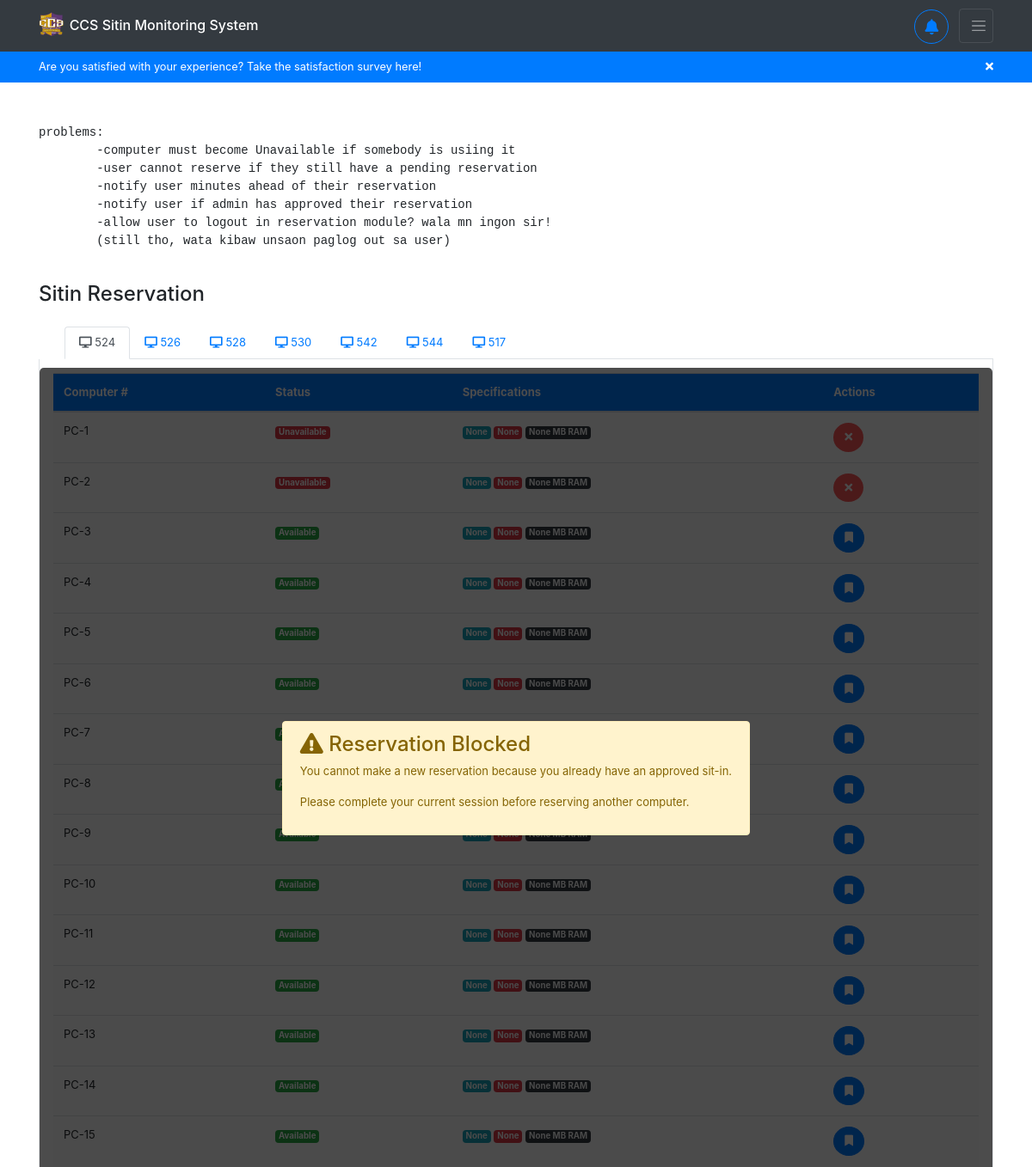
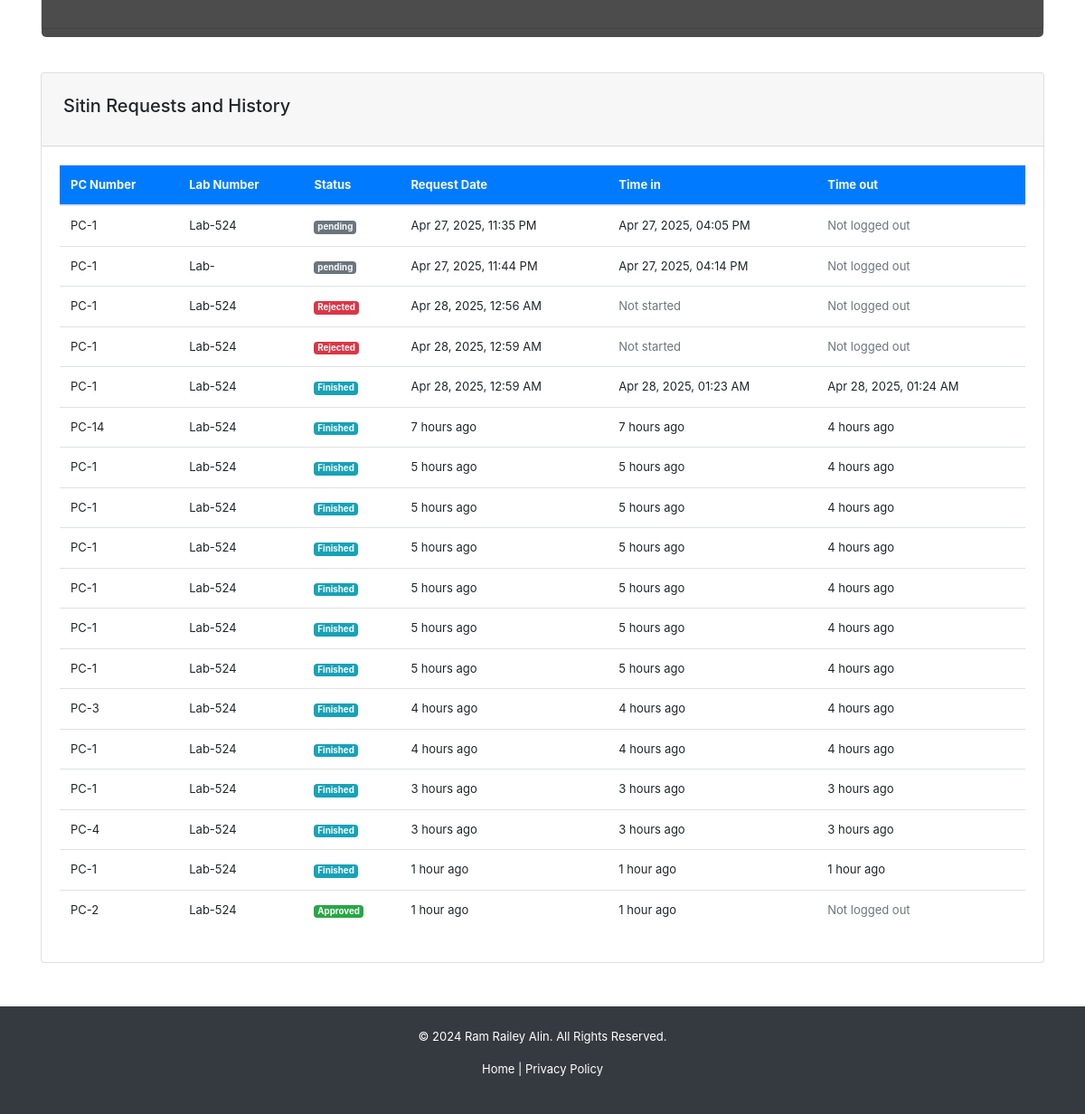
Page /reservations/ (signed in) on the committed database (2 pictures, top to bottom).
### reservations/models.py (models this page shows, shortened)
class LabRoom(models.Model):
    room_number = models.IntegerField(null=True, blank=True)
    name = models.CharField(max_length=50, blank=True, null=True)
    description = models.CharField(max_length=255, blank=True, null=True)
    capacity = models.IntegerField(null=True, blank=True)
    is_available = models.BooleanField(default=False, blank=True, null=True)
    administrated_by = models.ForeignKey(User, on_delete=models.SET_NULL, null=True, blank=True, limit_choices_to={ 'is_superuser': True })

class Computer(models.Model):
    pc_number = models.IntegerField(null=True, blank=True)
    operating_system = models.CharField(max_length=50, blank=True, null=True)
    processor = models.CharField(max_length=50, blank=True, null=True)
    ram_amount_in_mb = models.IntegerField(null=True, blank=True)
    is_available = models.BooleanField(default=False, blank=True, null=True)
    installed_at = models.DateTimeField(blank=True, null=True, auto_now_add=True)
    lab_room = models.ForeignKey(LabRoom, on_delete=models.CASCADE)

class SitinRequest(models.Model):
    lab_room = models.ForeignKey(LabRoom, on_delete=models.SET_NULL, null=True, blank=True)
    pc = models.ForeignKey(Computer, on_delete=models.SET_NULL, null=True, blank=True)
    sitin = models.ForeignKey(Sitin, on_delete=models.CASCADE)
    request_date = models.DateTimeField(auto_now_add=True)

### sitins/models.py (models this page shows, shortened)
class Sitin(models.Model):
    purpose = models.CharField(max_length=255, choices=SITIN_PURPOSE_CHOICES, blank=True, null=True)
    programming_language = models.CharField(max_length=255, choices=PROGRAMMING_LANGUAGE_CHOICES, blank=True, null=True)
    lab_room = models.CharField(max_length=50, choices=LAB_ROOM_CHOICES, blank=True, null=True)
    sitin_details = models.TextField(blank=True, null=True)
    status = models.CharField(max_length=50, choices=SITIN_STATUS_CHOICES, default="none") # none, approved, denied
    request_date = models.DateTimeField(null=True, blank=True)
    sitin_date = models.DateTimeField(null=True, blank=True)
    logout_date = models.DateTimeField(null=True, blank=True)
    feedback = models.TextField(blank=True, null=True)
    is_rewarded = models.BooleanField(blank=True, null=True, default=False)
    user = models.ForeignKey(User, on_delete=models.CASCADE)

### reservations/views.py (the view)
# urls.py: path('', views.reservation, name='reservations-index'),
@login_required
def reservation(request):
    if request.user.is_authenticated:
        labrooms = LabRoom.objects.prefetch_related('computer_set').all()
        sitinrequests = SitinRequest.objects.select_related(
            'sitin',
            'pc',
            'lab_room'
        ).filter(sitin__user=request.user)
        user_has_approved_sitin = request.user.sitin_set.filter(status='approved').exists()
        return render(
            request,
            'reservations/pages/reservation.html',
            context={
                'labrooms': labrooms,
                'sitinrequests': sitinrequests,
                'user_has_approved_sitin': user_has_approved_sitin,
                'SITIN_PURPOSE_CHOICES': SITIN_PURPOSE_CHOICES,
                'PROGRAMMING_LANGUAGE_CHOICES': PROGRAMMING_LANGUAGE_CHOICES })
    return redirect('/')

### backend/templatetags/custom_filters.py (called while the page is built)
@register.filter
def time_ago(value):
    if not value:
        return ""
    now = timezone.localtime(timezone.now())
    value = timezone.localtime(value)
    diff = now - value
    seconds = diff.total_seconds()
    if seconds < 60:
        return f"{int(seconds)} seconds ago"
    elif seconds < 3600:
        minutes = int(seconds / 60)
        return f"{minutes} minute{'s' if minutes != 1 else ''} ago"
    elif seconds < 86400:
        hours = int(seconds / 3600)
        return f"{hours} hour{'s' if hours != 1 else ''} ago"
    else:
        return value.strftime("%b %d, %Y, %I:%M %p ")  # Fallback to date if > 1 day

### reservations/templates/reservations/pages/reservation.html (shortened to what this page needs)
{% extends 'backend/base.html' %}
{% load humanize %}
{% load custom_filters %}
{% block content %}
<div class="container mt-5" id="reservation-container">
    <pre>problems:
        -computer must become Unavailable if somebody is usiing it
        -user cannot reserve if they still have a pending reservation
        -notify user minutes ahead of their reservation
        -notify user if admin has approved their reservation
        -allow user to logout in reservation module? wala mn ingon sir!
        (still tho, wata kibaw unsaon paglog out sa user)
    </pre>
    <h4 class="mb-4">Sitin Reservation</h4>
    <ul class="nav nav-tabs" id="labTabs" role="tablist">
        {% for lab in labrooms %}
        <li class="nav-item">
            <a class="nav-link {% if forloop.first %}active{% endif %}"
               id="lab{{ lab.room_number }}-tab"
               data-toggle="tab"
               href="#lab{{ lab.room_number }}"
               role="tab"
               aria-controls="lab{{ lab.room_number }}"
               aria-selected="{% if forloop.first %}true{% else %}false{% endif %}">
                <i class="fas fa-desktop"></i> {{ lab.room_number }}
            </a>
        </li>
        {% endfor %}
    </ul>
    <div class="tab-content p-3 border border-top-0 rounded-bottom" id="labTabsContent" style="position: relative;">
        {% if user_has_approved_sitin %}
        <div class="reservation-overlay">
            <div class="alert alert-warning">
                <h4><i class="fas fa-exclamation-triangle"></i> Reservation Blocked</h4>
                <p>You cannot make a new reservation because you already have an approved sit-in.</p>
                <p>Please complete your current session before reserving another computer.</p>
            </div>
        </div>
        {% endif %}
        {% for lab in labrooms %}
        <div class="tab-pane fade {% if forloop.first %}show active{% endif %}"
             id="lab{{ lab.room_number }}"
             role="tabpanel"
             aria-labelledby="lab{{ lab.room_number }}-tab">
            <div class="table-responsive d-flex flex-column">
                <table class="table table-hover align-middle">
                    <thead class="bg-primary text-white">
                        <tr>
                            <th>Computer #</th>
                            <th>Status</th>
                            <th>Specifications</th>
                            <th>Actions</th>
                        </tr>
                    </thead>
                    <tbody class="table-light">
                        {% for computer in lab.computer_set.all %}
                        <tr>
                            <td>PC-{{ computer.pc_number }}</td>
                            <td>
                                <span class="badge
                                    {% if computer.is_available %}bg-success
                                    {% else %}bg-danger{% endif %} text-white">
                                    {% if computer.is_available %}Available{% else %}Unavailable{% endif %}
                                </span>
                            </td>
                            <td>
                                <span class="badge bg-info text-light">{{ computer.operating_system }}</span>
                                <span class="badge bg-danger text-light">{{ computer.processor }}</span>
                                <span class="badge bg-dark text-light">{{ computer.ram_amount_in_mb|intcomma }} MB RAM</span>
                            </td>
                            <td>
                                {% if computer.is_available %}
                                <button class="btn btn-primary rounded-circle feedback-btn reserve-btn"
                                        id="reserve-btn-{{ lab.id }}-{{ computer.id }}"
                                        data-toggle="modal"
                                        data-target="#reserveModal"
                                        data-computer="PC-{{ computer.pc_number }}"
                                        data-computer-id="{{ computer.id }}"
                                        data-room-number="{{ lab.room_number }}"
                                        data-room-id="{{ lab.id }}"
                                        title="Reserve this computer">
                                    <i class="fas fa-bookmark"></i>
                                </button>
                                {% else %}
                                <button class="btn rounded-circle cant-btn"
                                        disabled
                                        title="Computer in use"
                                        style="cursor: not-allowed; background-color: red; color: white;">
                                    <i class="fas fa-times"></i>
                                </button>
                                {% endif %}
                            </td>
                        </tr>
                        {% empty %}
                        <tr class="empty-tr">
                            <td colspan="4" class="text-center text-muted">No computers available in this lab</td>
                        </tr>
                        {% endfor %}
                    </tbody>
                </table>
            </div>
        </div>
        {% endfor %}
    </div>
    <div class="card mt-5">
        <div class="card-header p-4">
            <h5>Sitin Requests and History</h5>
        </div>
        <div class="card-body">
            <div class="table-responsive">
                <table class="table table-hover">
                    <thead class="bg-primary text-light">
                        <tr>
                            <th>PC Number</th>
                            <th>Lab Number</th>
                            <th>Status</th>
                            <th>Request Date</th>
                            <th>Time in</th>
                            <th>Time out</th>
                        </tr>
                    </thead>
                    <tbody>
                        {% for sr in sitinrequests %}
                        <tr>
                            <td>PC-{{ sr.pc.pc_number }}</td>
                            <td>Lab-{{ sr.lab_room.room_number }}</td>
                            <td>
                                <span class="badge text-light
                                    {% if sr.sitin.status == 'approved' %}bg-success
                                    {% elif sr.sitin.status == 'rejected' %}bg-danger
                                    {% elif sr.sitin.status == 'finished' %}bg-info
                                    {% else %}bg-secondary{% endif %}">
                                    {{ sr.sitin.get_status_display }}
                                </span>
                            </td>
                            <td>{{ sr.request_date|time_ago }}</td>
                            <td>
                                {% if sr.sitin.sitin_date %}
                                    {{ sr.sitin.sitin_date|time_ago }}
                                {% else %}
                                    <span class="text-muted">Not started</span>
                                {% endif %}
                            </td>
                            <td>
                                {% if sr.sitin.logout_date %}
                                    {{ sr.sitin.logout_date|time_ago }}
                                {% else %}
                                    <span class="text-muted">Not logged out</span>
                                {% endif %}
                            </td>
                        </tr>
                        {% empty %}
                        <tr>
                            <td colspan="7" class="text-center text-muted">No sit-in requests found</td>
                        </tr>
                        {% endfor %}
                    </tbody>
                </table>
            </div>
        </div>
    </div>
</div>
{% endblock %}

### backend/static/backend/css/styles.css (style rules this page uses)
* { box-sizing: border-box; padding: 0; margin: 0; }
li { text-decoration: none; }
p { font-size: small; }
button { font-size: small; }
.btn { font-size: small; }
.nav-link { font-size: small; }
ul { font-size: small; margin-left: 30px; }

### reservations/templates/reservations/pages/reservation.html (style rules this page uses)
table { font-size: small !important; }
.reservation-overlay { position: absolute; top: 10px; left: 0; padding: 20px; width: 100%; height: 100%; background-color: rgba(0, 0, 0, 0.7); z-index: 1000; display: flex; justify-content: center; align-items: center; pointer-events: all; border-radius: 5px; }

### rows in the picture
LabRoom: room_number "524"
LabRoom: room_number "526"
LabRoom: room_number "528"
LabRoom: room_number "530"
LabRoom: room_number "542"
LabRoom: room_number "544"
LabRoom: room_number "517"
Computer: pc_number "1", is_available "Unavailable", operating_system "None", processor "None", ram_amount_in_mb "None"
Computer: pc_number "2", is_available "Unavailable", operating_system "None", processor "None", ram_amount_in_mb "None"
Computer: pc_number "3", is_available "Available", operating_system "None", processor "None", ram_amount_in_mb "None"
Computer: pc_number "4", is_available "Available", operating_system "None", processor "None", ram_amount_in_mb "None"
Computer: pc_number "5", is_available "Available", operating_system "None", processor "None", ram_amount_in_mb "None"
Computer: pc_number "6", is_available "Available", operating_system "None", processor "None", ram_amount_in_mb "None"
Computer: pc_number "7"
Computer: pc_number "8"
Computer: pc_number "9", is_available "Available"
Computer: pc_number "10", is_available "Available", operating_system "None", processor "None", ram_amount_in_mb "None"
Computer: pc_number "11", is_available "Available", operating_system "None", processor "None", ram_amount_in_mb "None"
Computer: pc_number "12", is_available "Available", operating_system "None", processor "None", ram_amount_in_mb "None"
Computer: pc_number "13", is_available "Available", operating_system "None", processor "None", ram_amount_in_mb "None"
Computer: pc_number "14", is_available "Available", operating_system "None", processor "None", ram_amount_in_mb "None"
Computer: pc_number "15", is_available "Available", operating_system "None", processor "None", ram_amount_in_mb "None"
SitinRequest: pc.pc_number "1", lab_room.room_number "524", sitin.status "pending", request_date "Apr 27, 2025, 11:35 PM", sitin.sitin_date "Apr 27, 2025, 04:05 PM", shows "Not logged out"
SitinRequest: pc.pc_number "1", sitin.status "pending", request_date "Apr 27, 2025, 11:44 PM", sitin.sitin_date "Apr 27, 2025, 04:14 PM", shows "Not logged out"
SitinRequest: pc.pc_number "1", lab_room.room_number "524", sitin.status "Rejected", request_date "Apr 28, 2025, 12:56 AM", shows "Not started", shows "Not logged out"
SitinRequest: pc.pc_number "1", lab_room.room_number "524", sitin.status "Rejected", request_date "Apr 28, 2025, 12:59 AM", shows "Not started", shows "Not logged out"
SitinRequest: pc.pc_number "1", lab_room.room_number "524", sitin.status "Finished", request_date "Apr 28, 2025, 12:59 AM", sitin.sitin_date "Apr 28, 2025, 01:23 AM", sitin.logout_date "Apr 28, 2025, 01:24 AM"
SitinRequest: pc.pc_number "14", lab_room.room_number "524", sitin.status "Finished", request_date "7 hours ago", sitin.sitin_date "7 hours ago", sitin.logout_date "4 hours ago"
SitinRequest: pc.pc_number "1", lab_room.room_number "524", sitin.status "Finished", request_date "5 hours ago", sitin.sitin_date "5 hours ago", sitin.logout_date "4 hours ago"
SitinRequest: pc.pc_number "1", lab_room.room_number "524", sitin.status "Finished", request_date "5 hours ago", sitin.sitin_date "5 hours ago", sitin.logout_date "4 hours ago"
SitinRequest: pc.pc_number "1", lab_room.room_number "524", sitin.status "Finished", request_date "5 hours ago", sitin.sitin_date "5 hours ago", sitin.logout_date "4 hours ago"
SitinRequest: pc.pc_number "1", lab_room.room_number "524", sitin.status "Finished", request_date "5 hours ago", sitin.sitin_date "5 hours ago", sitin.logout_date "4 hours ago"
SitinRequest: pc.pc_number "1", lab_room.room_number "524", sitin.status "Finished", request_date "5 hours ago", sitin.sitin_date "5 hours ago", sitin.logout_date "4 hours ago"
SitinRequest: pc.pc_number "1", lab_room.room_number "524", sitin.status "Finished", request_date "5 hours ago", sitin.sitin_date "5 hours ago", sitin.logout_date "4 hours ago"
SitinRequest: pc.pc_number "3", lab_room.room_number "524", sitin.status "Finished", request_date "4 hours ago", sitin.sitin_date "4 hours ago", sitin.logout_date "4 hours ago"
SitinRequest: pc.pc_number "1", lab_room.room_number "524", sitin.status "Finished", request_date "4 hours ago", sitin.sitin_date "4 hours ago", sitin.logout_date "4 hours ago"
SitinRequest: pc.pc_number "1", lab_room.room_number "524", sitin.status "Finished", request_date "3 hours ago", sitin.sitin_date "3 hours ago", sitin.logout_date "3 hours ago"
SitinRequest: pc.pc_number "4", lab_room.room_number "524", sitin.status "Finished", request_date "3 hours ago", sitin.sitin_date "3 hours ago", sitin.logout_date "3 hours ago"
SitinRequest: pc.pc_number "1", lab_room.room_number "524", sitin.status "Finished", request_date "1 hour ago", sitin.sitin_date "1 hour ago", sitin.logout_date "1 hour ago"
SitinRequest: pc.pc_number "2", lab_room.room_number "524", sitin.status "Approved", request_date "1 hour ago", sitin.sitin_date "1 hour ago", shows "Not logged out"
